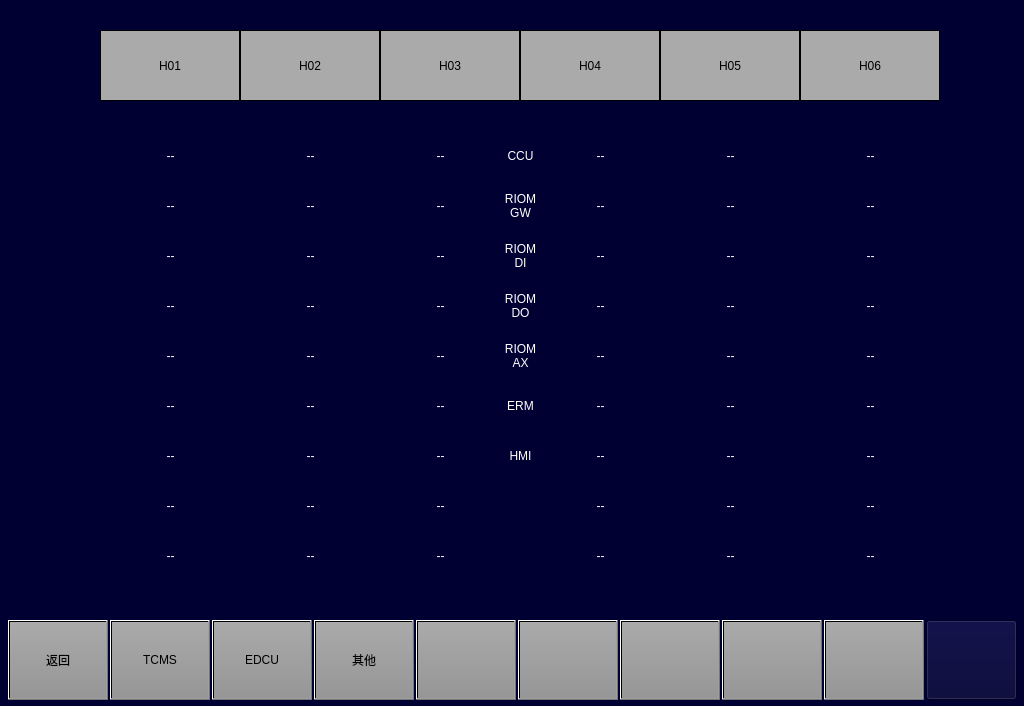
<?xml version="1.0" encoding="UTF-8"?>
<ui version="4.0">
 <class>MaintainceSoftwareVersionPage</class>
 <widget class="QWidget" name="MaintainceSoftwareVersionPage">
  <property name="geometry">
   <rect>
    <x>0</x>
    <y>0</y>
    <width>1024</width>
    <height>706</height>
   </rect>
  </property>
  <property name="windowTitle">
   <string>Form</string>
  </property>
  <property name="styleSheet">
   <string notr="true">background-color: rgb(0, 0, 50);</string>
  </property>
  <widget class="QPushButton" name="BTN9">
   <property name="geometry">
    <rect>
     <x>824</x>
     <y>620</y>
     <width>100</width>
     <height>80</height>
    </rect>
   </property>
   <property name="focusPolicy">
    <enum>Qt::NoFocus</enum>
   </property>
   <property name="styleSheet">
    <string notr="true">	font: 20px, &quot;微软雅黑&quot;;
    color: black;
	transparent;background:qlineargradient(spread:pad,x1:0,y1:0,x2:0,y2:1,stop:0 rgba(170,170,170,255),stop:1 rgba(150,150,150,255));
</string>
   </property>
   <property name="text">
    <string/>
   </property>
  </widget>
  <widget class="QPushButton" name="BTN4">
   <property name="geometry">
    <rect>
     <x>314</x>
     <y>620</y>
     <width>100</width>
     <height>80</height>
    </rect>
   </property>
   <property name="focusPolicy">
    <enum>Qt::NoFocus</enum>
   </property>
   <property name="styleSheet">
    <string notr="true">	font: 20px, &quot;微软雅黑&quot;;
    color: black;
	transparent;background:qlineargradient(spread:pad,x1:0,y1:0,x2:0,y2:1,stop:0 rgba(170,170,170,255),stop:1 rgba(150,150,150,255));
</string>
   </property>
   <property name="text">
    <string>其他</string>
   </property>
  </widget>
  <widget class="QPushButton" name="BTN1">
   <property name="geometry">
    <rect>
     <x>8</x>
     <y>620</y>
     <width>100</width>
     <height>80</height>
    </rect>
   </property>
   <property name="focusPolicy">
    <enum>Qt::NoFocus</enum>
   </property>
   <property name="styleSheet">
    <string notr="true">font: 20px, &quot;微软雅黑&quot;;color: black;transparent;background:qlineargradient(spread:pad,x1:0,y1:0,x2:0,y2:1,stop:0 rgba(170,170,170,255),stop:1 rgba(150,150,150,255));</string>
   </property>
   <property name="text">
    <string>返回</string>
   </property>
  </widget>
  <widget class="QPushButton" name="BTN3">
   <property name="geometry">
    <rect>
     <x>212</x>
     <y>620</y>
     <width>100</width>
     <height>80</height>
    </rect>
   </property>
   <property name="focusPolicy">
    <enum>Qt::NoFocus</enum>
   </property>
   <property name="styleSheet">
    <string notr="true">	font: 20px, &quot;微软雅黑&quot;;
    color: black;
	transparent;background:qlineargradient(spread:pad,x1:0,y1:0,x2:0,y2:1,stop:0 rgba(170,170,170,255),stop:1 rgba(150,150,150,255));
</string>
   </property>
   <property name="text">
    <string>EDCU</string>
   </property>
  </widget>
  <widget class="QPushButton" name="BTN5">
   <property name="geometry">
    <rect>
     <x>416</x>
     <y>620</y>
     <width>100</width>
     <height>80</height>
    </rect>
   </property>
   <property name="focusPolicy">
    <enum>Qt::NoFocus</enum>
   </property>
   <property name="styleSheet">
    <string notr="true">	font: 20px, &quot;微软雅黑&quot;;
    color: black;
	transparent;background:qlineargradient(spread:pad,x1:0,y1:0,x2:0,y2:1,stop:0 rgba(170,170,170,255),stop:1 rgba(150,150,150,255));
</string>
   </property>
   <property name="text">
    <string/>
   </property>
  </widget>
  <widget class="QPushButton" name="BTN8">
   <property name="geometry">
    <rect>
     <x>722</x>
     <y>620</y>
     <width>100</width>
     <height>80</height>
    </rect>
   </property>
   <property name="focusPolicy">
    <enum>Qt::NoFocus</enum>
   </property>
   <property name="styleSheet">
    <string notr="true">	font: 20px, &quot;微软雅黑&quot;;
    color: black;
	transparent;background:qlineargradient(spread:pad,x1:0,y1:0,x2:0,y2:1,stop:0 rgba(170,170,170,255),stop:1 rgba(150,150,150,255));
</string>
   </property>
   <property name="text">
    <string/>
   </property>
  </widget>
  <widget class="QPushButton" name="BTN7">
   <property name="geometry">
    <rect>
     <x>620</x>
     <y>620</y>
     <width>100</width>
     <height>80</height>
    </rect>
   </property>
   <property name="focusPolicy">
    <enum>Qt::NoFocus</enum>
   </property>
   <property name="styleSheet">
    <string notr="true">	font: 20px, &quot;微软雅黑&quot;;
    color: black;
	transparent;background:qlineargradient(spread:pad,x1:0,y1:0,x2:0,y2:1,stop:0 rgba(170,170,170,255),stop:1 rgba(150,150,150,255));
</string>
   </property>
   <property name="text">
    <string/>
   </property>
  </widget>
  <widget class="QPushButton" name="BTN6">
   <property name="geometry">
    <rect>
     <x>518</x>
     <y>620</y>
     <width>100</width>
     <height>80</height>
    </rect>
   </property>
   <property name="focusPolicy">
    <enum>Qt::NoFocus</enum>
   </property>
   <property name="styleSheet">
    <string notr="true">	font: 20px, &quot;微软雅黑&quot;;
    color: black;
	transparent;background:qlineargradient(spread:pad,x1:0,y1:0,x2:0,y2:1,stop:0 rgba(170,170,170,255),stop:1 rgba(150,150,150,255));
</string>
   </property>
   <property name="text">
    <string/>
   </property>
  </widget>
  <widget class="QPushButton" name="BTNHome">
   <property name="geometry">
    <rect>
     <x>926</x>
     <y>620</y>
     <width>91</width>
     <height>80</height>
    </rect>
   </property>
   <property name="focusPolicy">
    <enum>Qt::NoFocus</enum>
   </property>
   <property name="styleSheet">
    <string notr="true">border-image: url(:/images/image/Home.png);</string>
   </property>
   <property name="text">
    <string/>
   </property>
  </widget>
  <widget class="QPushButton" name="BTN2">
   <property name="geometry">
    <rect>
     <x>110</x>
     <y>620</y>
     <width>100</width>
     <height>80</height>
    </rect>
   </property>
   <property name="focusPolicy">
    <enum>Qt::NoFocus</enum>
   </property>
   <property name="styleSheet">
    <string notr="true">font: 20px, &quot;微软雅黑&quot;;color: black;transparent;background:qlineargradient(spread:pad,x1:0,y1:0,x2:0,y2:1,stop:0 rgba(170,170,170,255),stop:1 rgba(150,150,150,255));</string>
   </property>
   <property name="text">
    <string>TCMS</string>
   </property>
  </widget>
  <widget class="QLabel" name="LBLM2">
   <property name="geometry">
    <rect>
     <x>520</x>
     <y>30</y>
     <width>140</width>
     <height>71</height>
    </rect>
   </property>
   <property name="styleSheet">
    <string notr="true">background-color:rgb(170,170,170);
border:1px solid black;
font:20px &quot;微软雅黑&quot;;</string>
   </property>
   <property name="text">
    <string>H04</string>
   </property>
   <property name="alignment">
    <set>Qt::AlignCenter</set>
   </property>
  </widget>
  <widget class="QLabel" name="LBLMP2">
   <property name="geometry">
    <rect>
     <x>660</x>
     <y>30</y>
     <width>140</width>
     <height>71</height>
    </rect>
   </property>
   <property name="styleSheet">
    <string notr="true">background-color:rgb(170,170,170);
border:1px solid black;
font:20px &quot;微软雅黑&quot;;</string>
   </property>
   <property name="text">
    <string>H05</string>
   </property>
   <property name="alignment">
    <set>Qt::AlignCenter</set>
   </property>
  </widget>
  <widget class="QLabel" name="LBLMP1">
   <property name="geometry">
    <rect>
     <x>240</x>
     <y>30</y>
     <width>140</width>
     <height>71</height>
    </rect>
   </property>
   <property name="styleSheet">
    <string notr="true">background-color:rgb(170,170,170);
border:1px solid black;
font:20px &quot;微软雅黑&quot;;</string>
   </property>
   <property name="text">
    <string>H02</string>
   </property>
   <property name="alignment">
    <set>Qt::AlignCenter</set>
   </property>
  </widget>
  <widget class="QLabel" name="LBLM1">
   <property name="geometry">
    <rect>
     <x>380</x>
     <y>30</y>
     <width>140</width>
     <height>71</height>
    </rect>
   </property>
   <property name="styleSheet">
    <string notr="true">background-color:rgb(170,170,170);
border:1px solid black;
font:20px &quot;微软雅黑&quot;;</string>
   </property>
   <property name="text">
    <string>H03</string>
   </property>
   <property name="alignment">
    <set>Qt::AlignCenter</set>
   </property>
  </widget>
  <widget class="QLabel" name="LBLTC1">
   <property name="geometry">
    <rect>
     <x>100</x>
     <y>30</y>
     <width>140</width>
     <height>71</height>
    </rect>
   </property>
   <property name="styleSheet">
    <string notr="true">background-color:rgb(170,170,170);
border:1px solid black;
font:20px &quot;微软雅黑&quot;;</string>
   </property>
   <property name="text">
    <string>H01</string>
   </property>
   <property name="alignment">
    <set>Qt::AlignCenter</set>
   </property>
  </widget>
  <widget class="QLabel" name="LBLTC2">
   <property name="geometry">
    <rect>
     <x>800</x>
     <y>30</y>
     <width>140</width>
     <height>71</height>
    </rect>
   </property>
   <property name="styleSheet">
    <string notr="true">background-color:rgb(170,170,170);
border:1px solid black;
font:20px &quot;微软雅黑&quot;;</string>
   </property>
   <property name="text">
    <string>H06</string>
   </property>
   <property name="alignment">
    <set>Qt::AlignCenter</set>
   </property>
  </widget>
  <widget class="QLabel" name="lbl_1_TC1">
   <property name="geometry">
    <rect>
     <x>130</x>
     <y>140</y>
     <width>81</width>
     <height>31</height>
    </rect>
   </property>
   <property name="styleSheet">
    <string notr="true">color: rgb(255, 255, 255);
font:16px &quot;微软雅黑&quot;;</string>
   </property>
   <property name="text">
    <string>--</string>
   </property>
   <property name="alignment">
    <set>Qt::AlignCenter</set>
   </property>
  </widget>
  <widget class="QLabel" name="lbl_1_Mp1">
   <property name="geometry">
    <rect>
     <x>270</x>
     <y>140</y>
     <width>81</width>
     <height>31</height>
    </rect>
   </property>
   <property name="styleSheet">
    <string notr="true">color: rgb(255, 255, 255);
font:16px &quot;微软雅黑&quot;;</string>
   </property>
   <property name="text">
    <string>--</string>
   </property>
   <property name="alignment">
    <set>Qt::AlignCenter</set>
   </property>
  </widget>
  <widget class="QLabel" name="lbl_1_M1">
   <property name="geometry">
    <rect>
     <x>400</x>
     <y>140</y>
     <width>81</width>
     <height>31</height>
    </rect>
   </property>
   <property name="styleSheet">
    <string notr="true">color: rgb(255, 255, 255);
font:16px &quot;微软雅黑&quot;;</string>
   </property>
   <property name="text">
    <string>--</string>
   </property>
   <property name="alignment">
    <set>Qt::AlignCenter</set>
   </property>
  </widget>
  <widget class="QLabel" name="lbl_1_M2">
   <property name="geometry">
    <rect>
     <x>560</x>
     <y>140</y>
     <width>81</width>
     <height>31</height>
    </rect>
   </property>
   <property name="styleSheet">
    <string notr="true">color: rgb(255, 255, 255);
font:16px &quot;微软雅黑&quot;;</string>
   </property>
   <property name="text">
    <string>--</string>
   </property>
   <property name="alignment">
    <set>Qt::AlignCenter</set>
   </property>
  </widget>
  <widget class="QLabel" name="lbl_1_Mp2">
   <property name="geometry">
    <rect>
     <x>690</x>
     <y>140</y>
     <width>81</width>
     <height>31</height>
    </rect>
   </property>
   <property name="styleSheet">
    <string notr="true">color: rgb(255, 255, 255);
font:16px &quot;微软雅黑&quot;;</string>
   </property>
   <property name="text">
    <string>--</string>
   </property>
   <property name="alignment">
    <set>Qt::AlignCenter</set>
   </property>
  </widget>
  <widget class="QLabel" name="lbl_1_TC2">
   <property name="geometry">
    <rect>
     <x>830</x>
     <y>140</y>
     <width>81</width>
     <height>31</height>
    </rect>
   </property>
   <property name="styleSheet">
    <string notr="true">color: rgb(255, 255, 255);
font:16px &quot;微软雅黑&quot;;</string>
   </property>
   <property name="text">
    <string>--</string>
   </property>
   <property name="alignment">
    <set>Qt::AlignCenter</set>
   </property>
  </widget>
  <widget class="QLabel" name="lbl_1_Name">
   <property name="geometry">
    <rect>
     <x>490</x>
     <y>140</y>
     <width>61</width>
     <height>31</height>
    </rect>
   </property>
   <property name="styleSheet">
    <string notr="true">color: rgb(255, 255, 255);
font:16px &quot;微软雅黑&quot;;</string>
   </property>
   <property name="text">
    <string>CCU</string>
   </property>
   <property name="alignment">
    <set>Qt::AlignCenter</set>
   </property>
  </widget>
  <widget class="QLabel" name="lbl_2_TC2">
   <property name="geometry">
    <rect>
     <x>830</x>
     <y>190</y>
     <width>81</width>
     <height>31</height>
    </rect>
   </property>
   <property name="styleSheet">
    <string notr="true">color: rgb(255, 255, 255);
font:16px &quot;微软雅黑&quot;;</string>
   </property>
   <property name="text">
    <string>--</string>
   </property>
   <property name="alignment">
    <set>Qt::AlignCenter</set>
   </property>
  </widget>
  <widget class="QLabel" name="lbl_2_Name">
   <property name="geometry">
    <rect>
     <x>490</x>
     <y>188</y>
     <width>61</width>
     <height>35</height>
    </rect>
   </property>
   <property name="styleSheet">
    <string notr="true">color: rgb(255, 255, 255);
font:16px &quot;微软雅黑&quot;;</string>
   </property>
   <property name="text">
    <string>RIOM
GW</string>
   </property>
   <property name="alignment">
    <set>Qt::AlignCenter</set>
   </property>
  </widget>
  <widget class="QLabel" name="lbl_2_TC1">
   <property name="geometry">
    <rect>
     <x>130</x>
     <y>190</y>
     <width>81</width>
     <height>31</height>
    </rect>
   </property>
   <property name="styleSheet">
    <string notr="true">color: rgb(255, 255, 255);
font:16px &quot;微软雅黑&quot;;</string>
   </property>
   <property name="text">
    <string>--</string>
   </property>
   <property name="alignment">
    <set>Qt::AlignCenter</set>
   </property>
  </widget>
  <widget class="QLabel" name="lbl_2_M1">
   <property name="geometry">
    <rect>
     <x>400</x>
     <y>190</y>
     <width>81</width>
     <height>31</height>
    </rect>
   </property>
   <property name="styleSheet">
    <string notr="true">color: rgb(255, 255, 255);
font:16px &quot;微软雅黑&quot;;</string>
   </property>
   <property name="text">
    <string>--</string>
   </property>
   <property name="alignment">
    <set>Qt::AlignCenter</set>
   </property>
  </widget>
  <widget class="QLabel" name="lbl_2_Mp2">
   <property name="geometry">
    <rect>
     <x>690</x>
     <y>190</y>
     <width>81</width>
     <height>31</height>
    </rect>
   </property>
   <property name="styleSheet">
    <string notr="true">color: rgb(255, 255, 255);
font:16px &quot;微软雅黑&quot;;</string>
   </property>
   <property name="text">
    <string>--</string>
   </property>
   <property name="alignment">
    <set>Qt::AlignCenter</set>
   </property>
  </widget>
  <widget class="QLabel" name="lbl_2_Mp1">
   <property name="geometry">
    <rect>
     <x>270</x>
     <y>190</y>
     <width>81</width>
     <height>31</height>
    </rect>
   </property>
   <property name="styleSheet">
    <string notr="true">color: rgb(255, 255, 255);
font:16px &quot;微软雅黑&quot;;</string>
   </property>
   <property name="text">
    <string>--</string>
   </property>
   <property name="alignment">
    <set>Qt::AlignCenter</set>
   </property>
  </widget>
  <widget class="QLabel" name="lbl_2_M2">
   <property name="geometry">
    <rect>
     <x>560</x>
     <y>190</y>
     <width>81</width>
     <height>31</height>
    </rect>
   </property>
   <property name="styleSheet">
    <string notr="true">color: rgb(255, 255, 255);
font:16px &quot;微软雅黑&quot;;</string>
   </property>
   <property name="text">
    <string>--</string>
   </property>
   <property name="alignment">
    <set>Qt::AlignCenter</set>
   </property>
  </widget>
  <widget class="QLabel" name="lbl_3_TC2">
   <property name="geometry">
    <rect>
     <x>830</x>
     <y>240</y>
     <width>81</width>
     <height>31</height>
    </rect>
   </property>
   <property name="styleSheet">
    <string notr="true">color: rgb(255, 255, 255);
font:16px &quot;微软雅黑&quot;;</string>
   </property>
   <property name="text">
    <string>--</string>
   </property>
   <property name="alignment">
    <set>Qt::AlignCenter</set>
   </property>
  </widget>
  <widget class="QLabel" name="lbl_3_Name">
   <property name="geometry">
    <rect>
     <x>490</x>
     <y>238</y>
     <width>61</width>
     <height>35</height>
    </rect>
   </property>
   <property name="styleSheet">
    <string notr="true">color: rgb(255, 255, 255);
font:16px &quot;微软雅黑&quot;;</string>
   </property>
   <property name="text">
    <string>RIOM
DI</string>
   </property>
   <property name="alignment">
    <set>Qt::AlignCenter</set>
   </property>
  </widget>
  <widget class="QLabel" name="lbl_3_TC1">
   <property name="geometry">
    <rect>
     <x>130</x>
     <y>240</y>
     <width>81</width>
     <height>31</height>
    </rect>
   </property>
   <property name="styleSheet">
    <string notr="true">color: rgb(255, 255, 255);
font:16px &quot;微软雅黑&quot;;</string>
   </property>
   <property name="text">
    <string>--</string>
   </property>
   <property name="alignment">
    <set>Qt::AlignCenter</set>
   </property>
  </widget>
  <widget class="QLabel" name="lbl_3_M1">
   <property name="geometry">
    <rect>
     <x>400</x>
     <y>240</y>
     <width>81</width>
     <height>31</height>
    </rect>
   </property>
   <property name="styleSheet">
    <string notr="true">color: rgb(255, 255, 255);
font:16px &quot;微软雅黑&quot;;</string>
   </property>
   <property name="text">
    <string>--</string>
   </property>
   <property name="alignment">
    <set>Qt::AlignCenter</set>
   </property>
  </widget>
  <widget class="QLabel" name="lbl_3_Mp2">
   <property name="geometry">
    <rect>
     <x>690</x>
     <y>240</y>
     <width>81</width>
     <height>31</height>
    </rect>
   </property>
   <property name="styleSheet">
    <string notr="true">color: rgb(255, 255, 255);
font:16px &quot;微软雅黑&quot;;</string>
   </property>
   <property name="text">
    <string>--</string>
   </property>
   <property name="alignment">
    <set>Qt::AlignCenter</set>
   </property>
  </widget>
  <widget class="QLabel" name="lbl_3_Mp1">
   <property name="geometry">
    <rect>
     <x>270</x>
     <y>240</y>
     <width>81</width>
     <height>31</height>
    </rect>
   </property>
   <property name="styleSheet">
    <string notr="true">color: rgb(255, 255, 255);
font:16px &quot;微软雅黑&quot;;</string>
   </property>
   <property name="text">
    <string>--</string>
   </property>
   <property name="alignment">
    <set>Qt::AlignCenter</set>
   </property>
  </widget>
  <widget class="QLabel" name="lbl_3_M2">
   <property name="geometry">
    <rect>
     <x>560</x>
     <y>240</y>
     <width>81</width>
     <height>31</height>
    </rect>
   </property>
   <property name="styleSheet">
    <string notr="true">color: rgb(255, 255, 255);
font:16px &quot;微软雅黑&quot;;</string>
   </property>
   <property name="text">
    <string>--</string>
   </property>
   <property name="alignment">
    <set>Qt::AlignCenter</set>
   </property>
  </widget>
  <widget class="QLabel" name="lbl_4_TC2">
   <property name="geometry">
    <rect>
     <x>830</x>
     <y>290</y>
     <width>81</width>
     <height>31</height>
    </rect>
   </property>
   <property name="styleSheet">
    <string notr="true">color: rgb(255, 255, 255);
font:16px &quot;微软雅黑&quot;;</string>
   </property>
   <property name="text">
    <string>--</string>
   </property>
   <property name="alignment">
    <set>Qt::AlignCenter</set>
   </property>
  </widget>
  <widget class="QLabel" name="lbl_4_Name">
   <property name="geometry">
    <rect>
     <x>490</x>
     <y>288</y>
     <width>61</width>
     <height>35</height>
    </rect>
   </property>
   <property name="styleSheet">
    <string notr="true">color: rgb(255, 255, 255);
font:16px &quot;微软雅黑&quot;;</string>
   </property>
   <property name="text">
    <string>RIOM
DO</string>
   </property>
   <property name="alignment">
    <set>Qt::AlignCenter</set>
   </property>
  </widget>
  <widget class="QLabel" name="lbl_4_TC1">
   <property name="geometry">
    <rect>
     <x>130</x>
     <y>290</y>
     <width>81</width>
     <height>31</height>
    </rect>
   </property>
   <property name="styleSheet">
    <string notr="true">color: rgb(255, 255, 255);
font:16px &quot;微软雅黑&quot;;</string>
   </property>
   <property name="text">
    <string>--</string>
   </property>
   <property name="alignment">
    <set>Qt::AlignCenter</set>
   </property>
  </widget>
  <widget class="QLabel" name="lbl_4_M1">
   <property name="geometry">
    <rect>
     <x>400</x>
     <y>290</y>
     <width>81</width>
     <height>31</height>
    </rect>
   </property>
   <property name="styleSheet">
    <string notr="true">color: rgb(255, 255, 255);
font:16px &quot;微软雅黑&quot;;</string>
   </property>
   <property name="text">
    <string>--</string>
   </property>
   <property name="alignment">
    <set>Qt::AlignCenter</set>
   </property>
  </widget>
  <widget class="QLabel" name="lbl_4_Mp2">
   <property name="geometry">
    <rect>
     <x>690</x>
     <y>290</y>
     <width>81</width>
     <height>31</height>
    </rect>
   </property>
   <property name="styleSheet">
    <string notr="true">color: rgb(255, 255, 255);
font:16px &quot;微软雅黑&quot;;</string>
   </property>
   <property name="text">
    <string>--</string>
   </property>
   <property name="alignment">
    <set>Qt::AlignCenter</set>
   </property>
  </widget>
  <widget class="QLabel" name="lbl_4_Mp1">
   <property name="geometry">
    <rect>
     <x>270</x>
     <y>290</y>
     <width>81</width>
     <height>31</height>
    </rect>
   </property>
   <property name="styleSheet">
    <string notr="true">color: rgb(255, 255, 255);
font:16px &quot;微软雅黑&quot;;</string>
   </property>
   <property name="text">
    <string>--</string>
   </property>
   <property name="alignment">
    <set>Qt::AlignCenter</set>
   </property>
  </widget>
  <widget class="QLabel" name="lbl_4_M2">
   <property name="geometry">
    <rect>
     <x>560</x>
     <y>290</y>
     <width>81</width>
     <height>31</height>
    </rect>
   </property>
   <property name="styleSheet">
    <string notr="true">color: rgb(255, 255, 255);
font:16px &quot;微软雅黑&quot;;</string>
   </property>
   <property name="text">
    <string>--</string>
   </property>
   <property name="alignment">
    <set>Qt::AlignCenter</set>
   </property>
  </widget>
  <widget class="QLabel" name="lbl_5_TC2">
   <property name="geometry">
    <rect>
     <x>830</x>
     <y>340</y>
     <width>81</width>
     <height>31</height>
    </rect>
   </property>
   <property name="styleSheet">
    <string notr="true">color: rgb(255, 255, 255);
font:16px &quot;微软雅黑&quot;;</string>
   </property>
   <property name="text">
    <string>--</string>
   </property>
   <property name="alignment">
    <set>Qt::AlignCenter</set>
   </property>
  </widget>
  <widget class="QLabel" name="lbl_5_Name">
   <property name="geometry">
    <rect>
     <x>490</x>
     <y>338</y>
     <width>61</width>
     <height>35</height>
    </rect>
   </property>
   <property name="styleSheet">
    <string notr="true">color: rgb(255, 255, 255);
font:16px &quot;微软雅黑&quot;;</string>
   </property>
   <property name="text">
    <string>RIOM
AX</string>
   </property>
   <property name="alignment">
    <set>Qt::AlignCenter</set>
   </property>
  </widget>
  <widget class="QLabel" name="lbl_5_TC1">
   <property name="geometry">
    <rect>
     <x>130</x>
     <y>340</y>
     <width>81</width>
     <height>31</height>
    </rect>
   </property>
   <property name="styleSheet">
    <string notr="true">color: rgb(255, 255, 255);
font:16px &quot;微软雅黑&quot;;</string>
   </property>
   <property name="text">
    <string>--</string>
   </property>
   <property name="alignment">
    <set>Qt::AlignCenter</set>
   </property>
  </widget>
  <widget class="QLabel" name="lbl_5_M1">
   <property name="geometry">
    <rect>
     <x>400</x>
     <y>340</y>
     <width>81</width>
     <height>31</height>
    </rect>
   </property>
   <property name="styleSheet">
    <string notr="true">color: rgb(255, 255, 255);
font:16px &quot;微软雅黑&quot;;</string>
   </property>
   <property name="text">
    <string>--</string>
   </property>
   <property name="alignment">
    <set>Qt::AlignCenter</set>
   </property>
  </widget>
  <widget class="QLabel" name="lbl_5_Mp2">
   <property name="geometry">
    <rect>
     <x>690</x>
     <y>340</y>
     <width>81</width>
     <height>31</height>
    </rect>
   </property>
   <property name="styleSheet">
    <string notr="true">color: rgb(255, 255, 255);
font:16px &quot;微软雅黑&quot;;</string>
   </property>
   <property name="text">
    <string>--</string>
   </property>
   <property name="alignment">
    <set>Qt::AlignCenter</set>
   </property>
  </widget>
  <widget class="QLabel" name="lbl_5_Mp1">
   <property name="geometry">
    <rect>
     <x>270</x>
     <y>340</y>
     <width>81</width>
     <height>31</height>
    </rect>
   </property>
   <property name="styleSheet">
    <string notr="true">color: rgb(255, 255, 255);
font:16px &quot;微软雅黑&quot;;</string>
   </property>
   <property name="text">
    <string>--</string>
   </property>
   <property name="alignment">
    <set>Qt::AlignCenter</set>
   </property>
  </widget>
  <widget class="QLabel" name="lbl_5_M2">
   <property name="geometry">
    <rect>
     <x>560</x>
     <y>340</y>
     <width>81</width>
     <height>31</height>
    </rect>
   </property>
   <property name="styleSheet">
    <string notr="true">color: rgb(255, 255, 255);
font:16px &quot;微软雅黑&quot;;</string>
   </property>
   <property name="text">
    <string>--</string>
   </property>
   <property name="alignment">
    <set>Qt::AlignCenter</set>
   </property>
  </widget>
  <widget class="QLabel" name="lbl_6_TC2">
   <property name="geometry">
    <rect>
     <x>830</x>
     <y>390</y>
     <width>81</width>
     <height>31</height>
    </rect>
   </property>
   <property name="styleSheet">
    <string notr="true">color: rgb(255, 255, 255);
font:16px &quot;微软雅黑&quot;;</string>
   </property>
   <property name="text">
    <string>--</string>
   </property>
   <property name="alignment">
    <set>Qt::AlignCenter</set>
   </property>
  </widget>
  <widget class="QLabel" name="lbl_6_Name">
   <property name="geometry">
    <rect>
     <x>490</x>
     <y>390</y>
     <width>61</width>
     <height>31</height>
    </rect>
   </property>
   <property name="styleSheet">
    <string notr="true">color: rgb(255, 255, 255);
font:16px &quot;微软雅黑&quot;;</string>
   </property>
   <property name="text">
    <string>ERM</string>
   </property>
   <property name="alignment">
    <set>Qt::AlignCenter</set>
   </property>
  </widget>
  <widget class="QLabel" name="lbl_6_TC1">
   <property name="geometry">
    <rect>
     <x>130</x>
     <y>390</y>
     <width>81</width>
     <height>31</height>
    </rect>
   </property>
   <property name="styleSheet">
    <string notr="true">color: rgb(255, 255, 255);
font:16px &quot;微软雅黑&quot;;</string>
   </property>
   <property name="text">
    <string>--</string>
   </property>
   <property name="alignment">
    <set>Qt::AlignCenter</set>
   </property>
  </widget>
  <widget class="QLabel" name="lbl_6_M1">
   <property name="geometry">
    <rect>
     <x>400</x>
     <y>390</y>
     <width>81</width>
     <height>31</height>
    </rect>
   </property>
   <property name="styleSheet">
    <string notr="true">color: rgb(255, 255, 255);
font:16px &quot;微软雅黑&quot;;</string>
   </property>
   <property name="text">
    <string>--</string>
   </property>
   <property name="alignment">
    <set>Qt::AlignCenter</set>
   </property>
  </widget>
  <widget class="QLabel" name="lbl_6_Mp2">
   <property name="geometry">
    <rect>
     <x>690</x>
     <y>390</y>
     <width>81</width>
     <height>31</height>
    </rect>
   </property>
   <property name="styleSheet">
    <string notr="true">color: rgb(255, 255, 255);
font:16px &quot;微软雅黑&quot;;</string>
   </property>
   <property name="text">
    <string>--</string>
   </property>
   <property name="alignment">
    <set>Qt::AlignCenter</set>
   </property>
  </widget>
  <widget class="QLabel" name="lbl_6_Mp1">
   <property name="geometry">
    <rect>
     <x>270</x>
     <y>390</y>
     <width>81</width>
     <height>31</height>
    </rect>
   </property>
   <property name="styleSheet">
    <string notr="true">color: rgb(255, 255, 255);
font:16px &quot;微软雅黑&quot;;</string>
   </property>
   <property name="text">
    <string>--</string>
   </property>
   <property name="alignment">
    <set>Qt::AlignCenter</set>
   </property>
  </widget>
  <widget class="QLabel" name="lbl_6_M2">
   <property name="geometry">
    <rect>
     <x>560</x>
     <y>390</y>
     <width>81</width>
     <height>31</height>
    </rect>
   </property>
   <property name="styleSheet">
    <string notr="true">color: rgb(255, 255, 255);
font:16px &quot;微软雅黑&quot;;</string>
   </property>
   <property name="text">
    <string>--</string>
   </property>
   <property name="alignment">
    <set>Qt::AlignCenter</set>
   </property>
  </widget>
  <widget class="QLabel" name="lbl_7_M2">
   <property name="geometry">
    <rect>
     <x>560</x>
     <y>440</y>
     <width>81</width>
     <height>31</height>
    </rect>
   </property>
   <property name="styleSheet">
    <string notr="true">color: rgb(255, 255, 255);
font:16px &quot;微软雅黑&quot;;</string>
   </property>
   <property name="text">
    <string>--</string>
   </property>
   <property name="alignment">
    <set>Qt::AlignCenter</set>
   </property>
  </widget>
  <widget class="QLabel" name="lbl_7_TC2">
   <property name="geometry">
    <rect>
     <x>830</x>
     <y>440</y>
     <width>81</width>
     <height>31</height>
    </rect>
   </property>
   <property name="styleSheet">
    <string notr="true">color: rgb(255, 255, 255);
font:16px &quot;微软雅黑&quot;;</string>
   </property>
   <property name="text">
    <string>--</string>
   </property>
   <property name="alignment">
    <set>Qt::AlignCenter</set>
   </property>
  </widget>
  <widget class="QLabel" name="lbl_7_Mp1">
   <property name="geometry">
    <rect>
     <x>270</x>
     <y>440</y>
     <width>81</width>
     <height>31</height>
    </rect>
   </property>
   <property name="styleSheet">
    <string notr="true">color: rgb(255, 255, 255);
font:16px &quot;微软雅黑&quot;;</string>
   </property>
   <property name="text">
    <string>--</string>
   </property>
   <property name="alignment">
    <set>Qt::AlignCenter</set>
   </property>
  </widget>
  <widget class="QLabel" name="lbl_7_TC1">
   <property name="geometry">
    <rect>
     <x>130</x>
     <y>440</y>
     <width>81</width>
     <height>31</height>
    </rect>
   </property>
   <property name="styleSheet">
    <string notr="true">color: rgb(255, 255, 255);
font:16px &quot;微软雅黑&quot;;</string>
   </property>
   <property name="text">
    <string>--</string>
   </property>
   <property name="alignment">
    <set>Qt::AlignCenter</set>
   </property>
  </widget>
  <widget class="QLabel" name="lbl_7_Name">
   <property name="geometry">
    <rect>
     <x>490</x>
     <y>440</y>
     <width>61</width>
     <height>31</height>
    </rect>
   </property>
   <property name="styleSheet">
    <string notr="true">color: rgb(255, 255, 255);
font:16px &quot;微软雅黑&quot;;</string>
   </property>
   <property name="text">
    <string>HMI</string>
   </property>
   <property name="alignment">
    <set>Qt::AlignCenter</set>
   </property>
  </widget>
  <widget class="QLabel" name="lbl_7_M1">
   <property name="geometry">
    <rect>
     <x>400</x>
     <y>440</y>
     <width>81</width>
     <height>31</height>
    </rect>
   </property>
   <property name="styleSheet">
    <string notr="true">color: rgb(255, 255, 255);
font:16px &quot;微软雅黑&quot;;</string>
   </property>
   <property name="text">
    <string>--</string>
   </property>
   <property name="alignment">
    <set>Qt::AlignCenter</set>
   </property>
  </widget>
  <widget class="QLabel" name="lbl_7_Mp2">
   <property name="geometry">
    <rect>
     <x>690</x>
     <y>440</y>
     <width>81</width>
     <height>31</height>
    </rect>
   </property>
   <property name="styleSheet">
    <string notr="true">color: rgb(255, 255, 255);
font:16px &quot;微软雅黑&quot;;</string>
   </property>
   <property name="text">
    <string>--</string>
   </property>
   <property name="alignment">
    <set>Qt::AlignCenter</set>
   </property>
  </widget>
  <widget class="QLabel" name="lbl_8_TC1">
   <property name="geometry">
    <rect>
     <x>130</x>
     <y>490</y>
     <width>81</width>
     <height>31</height>
    </rect>
   </property>
   <property name="styleSheet">
    <string notr="true">color: rgb(255, 255, 255);
font:16px &quot;微软雅黑&quot;;</string>
   </property>
   <property name="text">
    <string>--</string>
   </property>
   <property name="alignment">
    <set>Qt::AlignCenter</set>
   </property>
  </widget>
  <widget class="QLabel" name="lbl_8_TC2">
   <property name="geometry">
    <rect>
     <x>830</x>
     <y>490</y>
     <width>81</width>
     <height>31</height>
    </rect>
   </property>
   <property name="styleSheet">
    <string notr="true">color: rgb(255, 255, 255);
font:16px &quot;微软雅黑&quot;;</string>
   </property>
   <property name="text">
    <string>--</string>
   </property>
   <property name="alignment">
    <set>Qt::AlignCenter</set>
   </property>
  </widget>
  <widget class="QLabel" name="lbl_8_Mp1">
   <property name="geometry">
    <rect>
     <x>270</x>
     <y>490</y>
     <width>81</width>
     <height>31</height>
    </rect>
   </property>
   <property name="styleSheet">
    <string notr="true">color: rgb(255, 255, 255);
font:16px &quot;微软雅黑&quot;;</string>
   </property>
   <property name="text">
    <string>--</string>
   </property>
   <property name="alignment">
    <set>Qt::AlignCenter</set>
   </property>
  </widget>
  <widget class="QLabel" name="lbl_8_M1">
   <property name="geometry">
    <rect>
     <x>400</x>
     <y>490</y>
     <width>81</width>
     <height>31</height>
    </rect>
   </property>
   <property name="styleSheet">
    <string notr="true">color: rgb(255, 255, 255);
font:16px &quot;微软雅黑&quot;;</string>
   </property>
   <property name="text">
    <string>--</string>
   </property>
   <property name="alignment">
    <set>Qt::AlignCenter</set>
   </property>
  </widget>
  <widget class="QLabel" name="lbl_8_Name">
   <property name="geometry">
    <rect>
     <x>490</x>
     <y>490</y>
     <width>61</width>
     <height>31</height>
    </rect>
   </property>
   <property name="styleSheet">
    <string notr="true">color: rgb(255, 255, 255);
font:16px &quot;微软雅黑&quot;;</string>
   </property>
   <property name="text">
    <string/>
   </property>
   <property name="alignment">
    <set>Qt::AlignCenter</set>
   </property>
  </widget>
  <widget class="QLabel" name="lbl_8_M2">
   <property name="geometry">
    <rect>
     <x>560</x>
     <y>490</y>
     <width>81</width>
     <height>31</height>
    </rect>
   </property>
   <property name="styleSheet">
    <string notr="true">color: rgb(255, 255, 255);
font:16px &quot;微软雅黑&quot;;</string>
   </property>
   <property name="text">
    <string>--</string>
   </property>
   <property name="alignment">
    <set>Qt::AlignCenter</set>
   </property>
  </widget>
  <widget class="QLabel" name="lbl_8_Mp2">
   <property name="geometry">
    <rect>
     <x>690</x>
     <y>490</y>
     <width>81</width>
     <height>31</height>
    </rect>
   </property>
   <property name="styleSheet">
    <string notr="true">color: rgb(255, 255, 255);
font:16px &quot;微软雅黑&quot;;</string>
   </property>
   <property name="text">
    <string>--</string>
   </property>
   <property name="alignment">
    <set>Qt::AlignCenter</set>
   </property>
  </widget>
  <widget class="QLabel" name="lbl_9_TC1">
   <property name="geometry">
    <rect>
     <x>130</x>
     <y>540</y>
     <width>81</width>
     <height>31</height>
    </rect>
   </property>
   <property name="styleSheet">
    <string notr="true">color: rgb(255, 255, 255);
font:16px &quot;微软雅黑&quot;;</string>
   </property>
   <property name="text">
    <string>--</string>
   </property>
   <property name="alignment">
    <set>Qt::AlignCenter</set>
   </property>
  </widget>
  <widget class="QLabel" name="lbl_9_TC2">
   <property name="geometry">
    <rect>
     <x>830</x>
     <y>540</y>
     <width>81</width>
     <height>31</height>
    </rect>
   </property>
   <property name="styleSheet">
    <string notr="true">color: rgb(255, 255, 255);
font:16px &quot;微软雅黑&quot;;</string>
   </property>
   <property name="text">
    <string>--</string>
   </property>
   <property name="alignment">
    <set>Qt::AlignCenter</set>
   </property>
  </widget>
  <widget class="QLabel" name="lbl_9_Mp1">
   <property name="geometry">
    <rect>
     <x>270</x>
     <y>540</y>
     <width>81</width>
     <height>31</height>
    </rect>
   </property>
   <property name="styleSheet">
    <string notr="true">color: rgb(255, 255, 255);
font:16px &quot;微软雅黑&quot;;</string>
   </property>
   <property name="text">
    <string>--</string>
   </property>
   <property name="alignment">
    <set>Qt::AlignCenter</set>
   </property>
  </widget>
  <widget class="QLabel" name="lbl_9_M1">
   <property name="geometry">
    <rect>
     <x>400</x>
     <y>540</y>
     <width>81</width>
     <height>31</height>
    </rect>
   </property>
   <property name="styleSheet">
    <string notr="true">color: rgb(255, 255, 255);
font:16px &quot;微软雅黑&quot;;</string>
   </property>
   <property name="text">
    <string>--</string>
   </property>
   <property name="alignment">
    <set>Qt::AlignCenter</set>
   </property>
  </widget>
  <widget class="QLabel" name="lbl_9_Name">
   <property name="geometry">
    <rect>
     <x>490</x>
     <y>540</y>
     <width>61</width>
     <height>31</height>
    </rect>
   </property>
   <property name="styleSheet">
    <string notr="true">color: rgb(255, 255, 255);
font:16px &quot;微软雅黑&quot;;</string>
   </property>
   <property name="text">
    <string/>
   </property>
   <property name="alignment">
    <set>Qt::AlignCenter</set>
   </property>
  </widget>
  <widget class="QLabel" name="lbl_9_M2">
   <property name="geometry">
    <rect>
     <x>560</x>
     <y>540</y>
     <width>81</width>
     <height>31</height>
    </rect>
   </property>
   <property name="styleSheet">
    <string notr="true">color: rgb(255, 255, 255);
font:16px &quot;微软雅黑&quot;;</string>
   </property>
   <property name="text">
    <string>--</string>
   </property>
   <property name="alignment">
    <set>Qt::AlignCenter</set>
   </property>
  </widget>
  <widget class="QLabel" name="lbl_9_Mp2">
   <property name="geometry">
    <rect>
     <x>690</x>
     <y>540</y>
     <width>81</width>
     <height>31</height>
    </rect>
   </property>
   <property name="styleSheet">
    <string notr="true">color: rgb(255, 255, 255);
font:16px &quot;微软雅黑&quot;;</string>
   </property>
   <property name="text">
    <string>--</string>
   </property>
   <property name="alignment">
    <set>Qt::AlignCenter</set>
   </property>
  </widget>
 </widget>
 <resources/>
 <connections/>
</ui>
